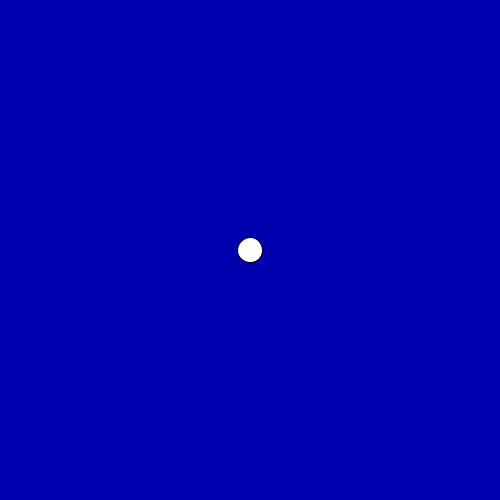
Frame 1 (no input)
Frame 60 (the mouse pressed at the canvas centre just before this capture): identical to frame 1, image omitted
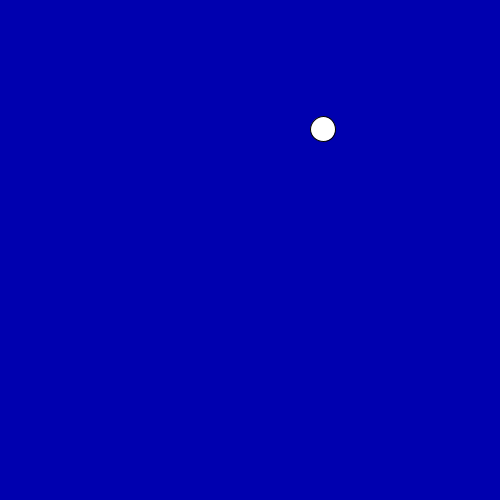
Frame 120 (the mouse held since frame 60 and released just before this capture)

The Processing sketch that drew these frames (run headless with seeded random() and noise(); from frame 60 on, the mouse is pressed at the canvas centre):

// Processing sketch: slippery_dot
// ── slippery_dot.pde
/*** When you are done, this program will draw an ellipse 
     that jumps to new location each time you click on it.
***/
 
 // 1. Create three integer variables to represent the x, y, and the size of the ellipse
       int x = 250;
       int y = 250;
       int size = 25;
    void setup() {
      // 2. Set the size of your sketch
    size (500,500);
    }
    
    void draw() {
    
      // 3. Set the background color of your sketch
      background(0,0,175);
      // 4. Draw an ellipse using the variables created at the top of the sketch for the location and size of your ellipse. 
      //    Make sure it fits in the window. Change the variables if it does not.
    ellipse (x,y,size,size);
    
    }
    
    /******** This method gets called automatically when you press the mouse ************/
    void mousePressed() {
      //5. Create an integer variable called distance
      int distance = getDistanceFromMouse(x,y);
      //6. The getDistanceFromMouse() method below returns a number.
      //   Set the value of your distance variable to the value returned by the getDistance method
      //   You will need to pass the x and y location of your ellipse to this method.
        
          
      //7.  Use an if statement to check if your distance variable is < the radius of the ellipse
      //    If it is, make a new x AND y for the ellipse, for a new random location on the window
      //    Hint: Use code like this      x = (int) random(width);
       if (distance < 12.5){
         x = (int) random(width);
         y = (int) random(height);
       }
      
    }
    
    /********  This method gives you the number of pixels between the mouse and the x,y point ***********/
    int getDistanceFromMouse(int x, int y) {
      return (int)Math.sqrt(Math.pow((mouseX-x),2) + Math.pow((mouseY-y),2));
    }
